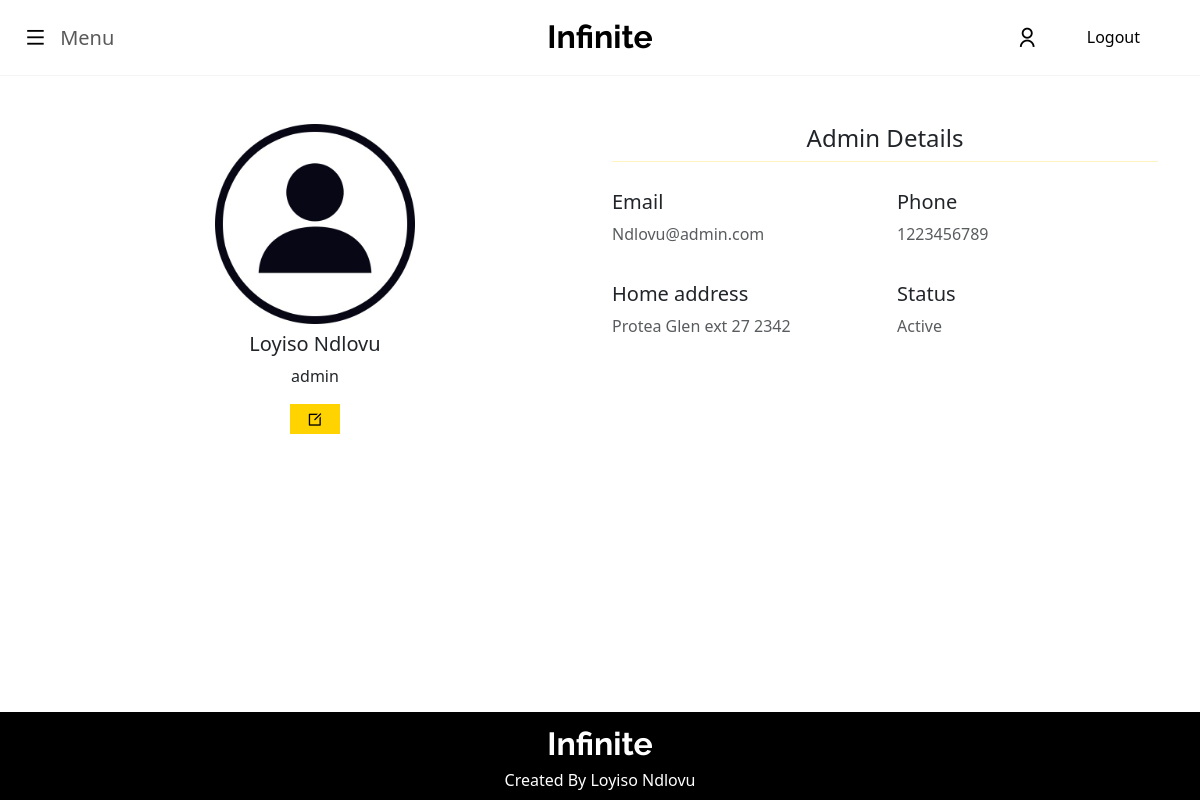
/admin_profile.php (signed in), run on the app's committed database.
### tables this page shows
CREATE TABLE `admins_tb` (
  `admin_id` int(255) NOT NULL,
  `admin_fullname` varchar(255) NOT NULL,
  `admin_email` varchar(255) NOT NULL,
  `admin_address` varchar(255) NOT NULL,
  `admin_mobile_number` varchar(255) NOT NULL,
  `admin_password` varchar(255) NOT NULL,
  `admin_image` varchar(2555) NOT NULL DEFAULT 'images\\profile.jpg'
);

### admin_profile.php (the view, shortened to what this page needs)
<?php
require 'connection.php';
$name = $_SESSION['admin_name'] ?? null;
$fetch_admin_info = mysqli_query($conn, "SELECT * FROM `admins_tb` WHERE `admin_fullname` = '$name'") or die("Failed to fetch admin information");
if (mysqli_num_rows($fetch_admin_info) > 0 ){
  $admin_info_row = mysqli_fetch_assoc($fetch_admin_info);
}
?>
<!DOCTYPE html>
<html lang="en">
<head>
    <link rel="stylesheet" href="css/bootstrap.min.css">
    <link rel="stylesheet" href="css/styles.css">
    <link
    href="https://cdn.jsdelivr.net/npm/remixicon@4.3.0/fonts/remixicon.css"
    rel="stylesheet">
</head>
<body>
    <nav class="navbar navbar-custom py-3 sticky-top">
  <div class="container-fluid top-nav py-1">
    <div class=" d-flex align-items-center">
      <button class="navbar-toggler remove-toggle-bg" type="button" data-bs-toggle="offcanvas" data-bs-target="#offcanvasNavbar" aria-controls="offcanvasNavbar" aria-label="Toggle navigation">
        <i class="ri-menu-line nav-icons"></i>
      <span class="ms-2">Menu</span>
      </button>
    </div>
    <a href="index.php" class="navbar-brand mx-auto company-logo">Infinite</a>
    <div class="d-flex align-items-center ms-auto">
      <a href="#" class="nav-icons me-5"><i class="ri-user-line"></i></a>
    <a href="logout.php" class="me-5 nav-logout">Logout</a>
    </div>
  </div>
</nav>
    <section class="view-profile-section">
    <div class="container">
    <div class="row mt-5">
      <div class="col-6 text-center ">
        <img src="<?php
              $imagesrc = $admin_info_row['admin_image'];
              echo $imagesrc;
              ?>"
                alt="Avatar" class="text-center user-profile-picture" ; />
                <h5 class="profile-text text-center mt-2"><?php
              echo $admin_info_row['admin_fullname'];
              ?></h5>
              <p class="text-center">admin</p>
              <div class="buttton-cont text-center">
              <button class="pen-icon-button infinite-btns " onclick="changeToAdminUpdate()">
              <i class="ri-edit-box-line infinite-btns"></i>
              </button>
              </div>
              </div>
      <div class="col">
        <h4 class="text-center">Admin Details</h4>
      <hr class="mt-0 mb-4 user-details-ul">
      <div class="row pt-1">
                  <div class="col-6 mb-3">
                    <h5>Email</h5>
                    <p class="text-muted"><?php
              echo $admin_info_row['admin_email'];
              ?></p>
                  </div>
                  <div class="col-6 mb-3">
                    <h5>Phone</h5>
                    <p class="text-muted"><?php
              echo $admin_info_row['admin_mobile_number'];
              ?></p>
                  </div>
                </div>
                <div class="row pt-1">
                  <div class="col-6 mb-3">
                    <h5>Home address</h5>
                    <p class="text-muted"><?php
              echo $admin_info_row['admin_address'];
              ?></p>
                  </div>
                  <div class="col-6 mb-3">
                    <h5>Status</h5>
                    <p class="text-muted">Active</p>
                  </div>
                </div>
    </div>
    </div>
    </div>
</section>
    <footer class="footer py-2 fixed-bottom">
      <a href="#" class="navbar-brand mx-auto company-logo on-black-bg">Infinite</a>
    <br>
    <p class="text-center on-black-bg mt-4 mb-0">Created By Loyiso Ndlovu</p>
    </footer>
</body>
</html>

### css/styles.css (style rules this page uses)
:root { --primary-color: #FFFFFF; --secondary-color: #000; --accent-color: #FFD300; }
.nav-logout { text-decoration: none; color: #000; }
.infinite-btns { background-color:var(--accent-color); color: var(--secondary-color); border: 2px solid var(--accent-color); }
.user-details-ul { color: var(--accent-color); }
.pen-icon-button { width: 50px; }
.user-profile-picture { height: 200px; width: 200px; }
.navbar-custom { display: flex; justify-content: center; margin-top: 0px; background-color: var(--primary-color); border-bottom: 1px solid whitesmoke; }
.top-nav { background-color: var(--primary-color); }
.navbar-brand { position: absolute; left: 50%; transform: translateX(-50%); }
.company-logo { font-family: "raleway"; font-weight: bolder; font-size: xx-large; }
.remove-toggle-bg { border: none; box-shadow: none; }
.nav-icons { text-decoration: none; color: var(--secondary-color); font-size: 22px; }
.on-black-bg { color: var(--primary-color); }
.footer { background-color: var(--secondary-color); margin-bottom: 0; }

### data on the page
admins_tb: admin_image (placeholder picture), admin_fullname "Loyiso Ndlovu", admin_email "Ndlovu@admin.com", admin_mobile_number "1223456789", admin_address "Protea Glen ext 27 2342"
